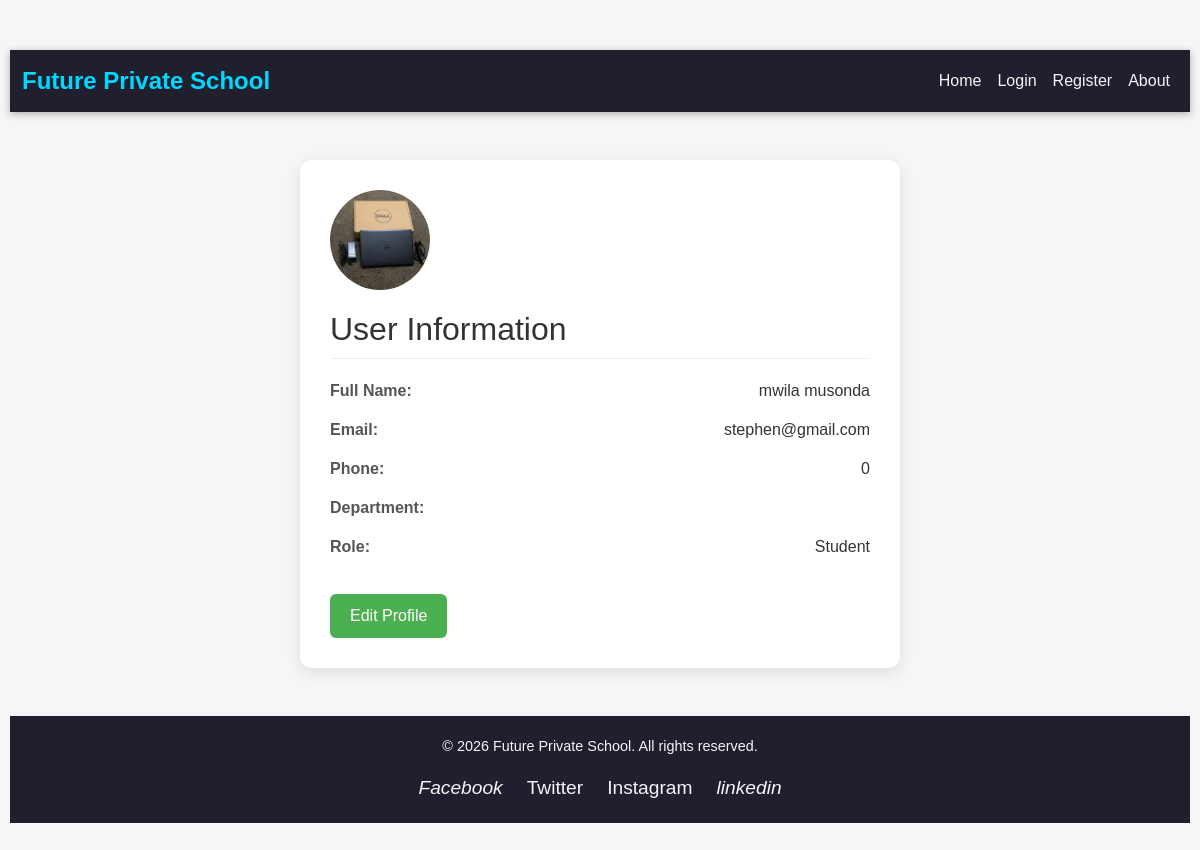
The page /student_details/2/ on the database its author committed.
### student_app/models.py (models this page shows, shortened)
class Student(models.Model):
    user = models.OneToOneField('auth.User', on_delete=models.CASCADE, null=True, blank=True)
    first_name= models.CharField(max_length=30)
    last_name= models.CharField(max_length=30)
    image= models.ImageField(upload_to='images/')
    email= models.EmailField()
    age= models.IntegerField()
    phone= models.CharField(max_length=12)
    courses= models.ManyToManyField(Course, related_name="students")

### student_app/views.py (the view)
# urls.py: path('student_details/<int:student_id>/', views.Student_details, name= 'student_details'),
def Student_details(request, student_id):
    student= Student.objects.get(id = student_id)
    return render(request, 'student_details.html', {'student': student})

### student_app/templates/student_details.html (shortened to what this page needs)
{% extends 'base.html' %}
{% block content %}
<div class="container my-5 d-flex justify-content-center">
<br><br><br><br>
    <div class="user-card">
        <img src="{{ student.image.url }}" alt="Profile Picture" class="profile-pic">
        <h2>User Information</h2>
        <div class="info-row">
            <label>Full Name:</label>
            <span>{{ student.first_name }} {{ student.last_name }}</span>
        </div>
        <div class="info-row">
            <label>Email:</label>
            <span>{{ student.email }}   </span>
        </div>
        <div class="info-row">
            <label>Phone:</label>
            <span>{{ student.phone }}</span>
        </div>
        <div class="info-row">
            <label>Department:</label>
        </div>
        <div class="info-row">
            <label>Role:</label>
            <span>Student</span>
        </div>
        <a href="#" class="edit-btn">Edit Profile</a>
    </div>
    </div>
{% endblock %}

### student_app/templates/student_details.html (style rules this page uses)
* { box-sizing: border-box; margin: 0; padding: 0; font-family: Arial, sans-serif; }
body { background-color: #f4f6f8; padding: 50px 10px; font-family: Arial, sans-serif; }
.user-card { background-color: #fff; width: 100%; max-width: 600px; border-radius: 12px; box-shadow: 0 4px 15px rgba(0,0,0,0.1); padding: 30px; }
.user-card h2 { margin-bottom: 20px; color: #333; border-bottom: 1px solid #eee; padding-bottom: 10px; }
.info-row { display: flex; justify-content: space-between; margin-bottom: 15px; }
.info-row label { font-weight: bold; color: #555; }
.info-row span { color: #333; }
.profile-pic { width: 100px; height: 100px; border-radius: 50%; object-fit: cover; margin-bottom: 20px; }
.edit-btn { display: inline-block; background-color: #4CAF50; color: #fff; text-decoration: none; padding: 10px 20px; border-radius: 6px; margin-top: 20px; transition: background 0.3s; }

### rows shown on the page
Student: image (picture), first_name "mwila", last_name "musonda", email "stephen@gmail.com", phone "0"
